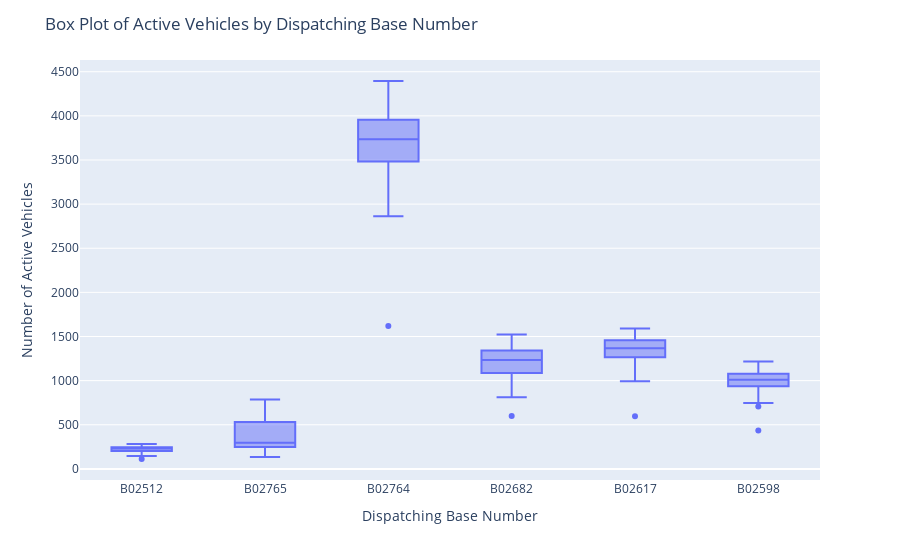

Notebook code for this chart:
### Code cell
fig= px.box(x= "dispatching_base_number", y= "active_vehicles", data_frame= uber_foil)


fig.update_xaxes(title_text="Dispatching Base Number")

fig.update_yaxes(title_text="Number of Active Vehicles")

fig.update_layout(title_text="Box Plot of Active Vehicles by Dispatching Base Number")

fig.show()

### Figure 1 — Plotly figure (JSON) as saved in the notebook; plotly's stock layout.template omitted (floating-point values rounded to 4 significant figures; data arrays with more than 128 entries replaced by an {"elided": "..."} marker saying what was removed)
{"data": [{"alignmentgroup": "True", "hovertemplate": "dispatching_base_number=%{x}<br>active_vehicles=%{y}<extra></extra>", "legendgroup": "", "marker": {"color": "#636efa"}, "name": "", "notched": false, "offsetgroup": "", "orientation": "v", "showlegend": false, "type": "box", "x": {"elided": "354 str values"}, "x0": " ", "xaxis": "x", "y": {"elided": "354 int values"}, "y0": " ", "yaxis": "y"}], "layout": {"boxmode": "group", "legend": {"tracegroupgap": 0}, "margin": {"t": 60}, "title": {"text": "Box Plot of Active Vehicles by Dispatching Base Number"}, "xaxis": {"anchor": "y", "domain": [0, 1], "title": {"text": "Dispatching Base Number"}}, "yaxis": {"anchor": "x", "domain": [0, 1], "title": {"text": "Number of Active Vehicles"}}}}
